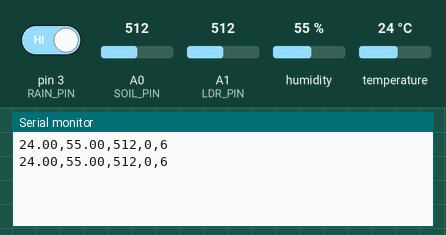
The sketch below on a simulated Arduino Uno, built with avr-gcc and run on an emulated ATmega328P. Parts: the last lines printed to the serial monitor. The test bench sets the inputs (shaded band); at power-on: humidity 55 %, A0 (SOIL_PIN) = 512, A1 (LDR_PIN) = 512, pin 3 (RAIN_PIN) HIGH, temperature 24 °C.

Above: at 1.8 s.
1.9 s: humidity set to 22 %
At 3.3 s:
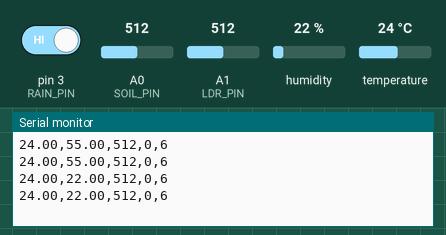
3.4 s: A0 (SOIL_PIN) set to 716
At 4.7 s:
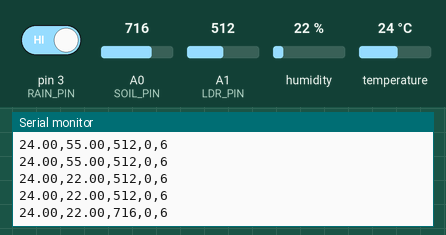
4.9 s: A1 (LDR_PIN) set to 716
At 5.9 s:
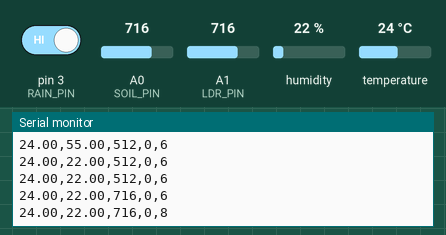
6.4 s: pin 3 (RAIN_PIN) driven LOW
At 7.7 s:
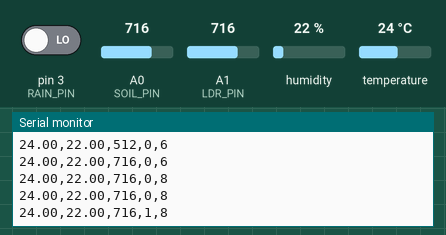
7.9 s: temperature set to 12 °C
At 9.3 s:
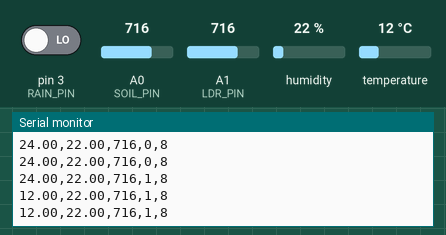
9.4 s: A0 (SOIL_PIN) set to 992
At 11.0 s:
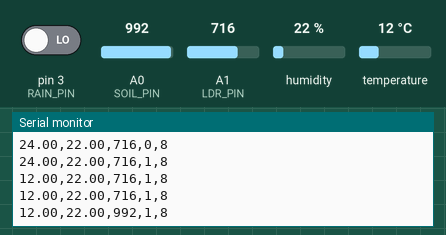
Timing chart, 0 to 11.9 s (numbered marks = the images above; inputs shaded):
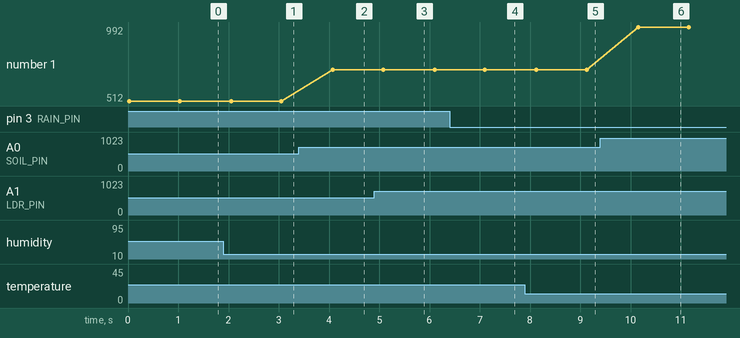

Measured:
- after the input at 1.9 s, the serial monitor: prints a new line after 0.15 s (image 1)
- after the input at 3.4 s, the serial monitor: prints a new line after 0.68 s (image 2)
- after the input at 4.9 s, the serial monitor: prints a new line after 0.18 s (image 3)
- after the input at 6.4 s, the serial monitor: prints a new line after 0.70 s (image 4)
- after the input at 7.9 s, the serial monitor: prints a new line after 0.23 s (image 5)
- after the input at 9.4 s, the serial monitor: prints a new line after 0.75 s (image 6)
- plotted number 1: 512 → 716 after the input at 3.4 s, 716 → 992 after the input at 9.4 s

The sketch:

data_for_crop_recomendation.ino
```cpp
#include "DHT.h"

#define DHTPIN 2
#define DHTTYPE DHT11
#define SOIL_PIN A0
#define LDR_PIN A1   // Naya LDR Pin (Analog 1 par lagana)
#define RAIN_PIN 3

DHT dht(DHTPIN, DHTTYPE);

void setup() {
  Serial.begin(9600);
  dht.begin();
  pinMode(RAIN_PIN, INPUT);
  // Analog pins (A0, A1) ke liye pinMode ki zarurat nahi hoti
}

void loop() {
  float h = dht.readHumidity();
  float t = dht.readTemperature();
  int m_raw = analogRead(SOIL_PIN);
  int r = (digitalRead(RAIN_PIN) == LOW) ? 1 : 0; // Rain = 1, No Rain = 0

  // LDR ki reading lo
  int ldr_raw = analogRead(LDR_PIN);

  // LDR ki raw value (0-1023) ko 0 se 12 hours ke sunlight mein map karo
  // Note: Agar andhere mein value badh rahi ho, toh map ko (0, 1023, 12, 0) kar dena
  int sunlight_hrs = map(ldr_raw, 0, 1023, 0, 12);

  if (!isnan(h) && !isnan(t)) {
    // NAYA FORMAT: "Temp,Hum,Moist,Rain,Sunlight" (Total 5 values)
    Serial.print(t); Serial.print(",");
    Serial.print(h); Serial.print(",");
    Serial.print(m_raw); Serial.print(",");
    Serial.print(r); Serial.print(",");
    Serial.println(sunlight_hrs); // Nayi 5th value add ho gayi
  }
  delay(1000);
}
```
